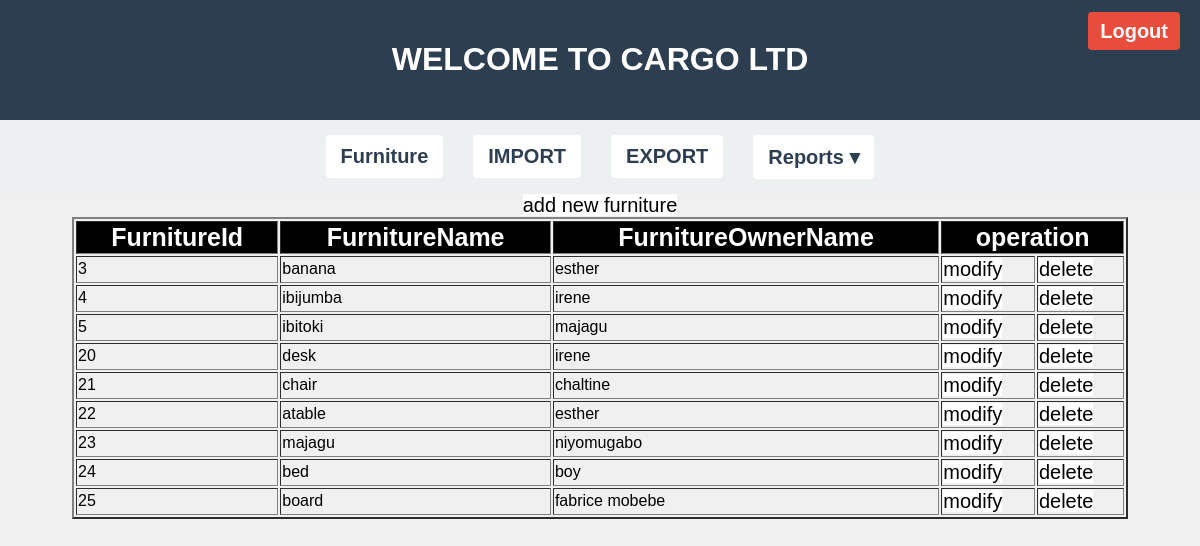
/furniture_select.php, run on the app's committed database.
### tables this page shows
CREATE TABLE `furniture` (
  `FurnitureId` int(100) NOT NULL,
  `FurnitureName` varchar(100) NOT NULL,
  `FurnitureOwnerName` varchar(100) NOT NULL
);

### furniture_select.php (the view, shortened to what this page needs)
<?php
include 'index.php';
?>
<!DOCTYPE html>
<html>
<head>
</head>
<body>
	<center>
<tbody>
	<a href="furniture.php" style="color: black; text-decoration:none;">add new furniture</a>
	<table border="2" style="width:66em">
		<tr>
			<th>FurnitureId</th>
			<th>FurnitureName</th>
			<th>FurnitureOwnerName</th>
			<th colspan="2">operation</th>
		</tr>
		<?php
      include 'connection.php';
		$select="SELECT * FROM furniture";
		$query=mysqli_query($con,$select);
		while($fetch=mysqli_fetch_array($query)){
			echo "<tr>";
			echo "<td>" . $fetch['FurnitureId'] . "</td>";
			echo "<td>" . $fetch['FurnitureName'] . "</td>";
			echo "<td>" . $fetch['FurnitureOwnerName'] . "</td>";
			echo "<td><a href='update_furniture.php?FurnitureId=".$fetch['FurnitureId']. "'>modify</a></td>";
			echo "<td><a href='delete_furniture.php?Remove=".$fetch['FurnitureId']. "'>delete</a></td>";
			echo "</tr>";
}
		?>
	</table>
</tbody>
</center>
</body>
</html>

### index.php (shortened to what this page needs)
<!DOCTYPE html>
<html lang="en">
<head>
</head>
<body>
	<div class="container">
		<header class="header">
			<h1>WELCOME TO CARGO LTD</h1>
			<div class="logout">
				<a href="login.php">Logout</a>
			</div>
		</header>
		<nav>
			<ul class="nav">
				<li><a href="Furniture.php">Furniture</a></li>
				<li><a href="import.php">IMPORT</a></li>
				<li><a href="export.php">EXPORT</a></li>
				<li>
					<a href="#">Reports ▾</a>
				</li>
			</ul>
		</nav>
	</div>
</body>
</html>

### index.php (style rules this page uses)
body { margin: 0; font-family: Arial, sans-serif; background-color: #f0f0f0; }
.container { width:100%; background-color: #fff; }
.header { background-color: #2c3e50; color: white; padding: 20px; text-align: center; position: relative; }
.logout { position: absolute; top: 20px; right: 20px; }
.logout a { color: white; text-decoration: none; font-weight: bold; background-color: #e74c3c; padding: 8px 12px; border-radius: 4px; }
.nav { display: flex; justify-content: center; background-color: #ecf0f1; padding: 15px; gap: 30px; flex-wrap: wrap; list-style: none; margin: 0; }
.nav li { position: relative; }
.nav a { text-decoration: none; color: #2c3e50; font-weight: bold; padding: 10px 15px; border-radius: 4px; display: block; transition: background 0.3s, color 0.3s; }

### furniture_select.php (style rules this page uses)
th { color: white; background-color: black; font-size: 25px; }
a { text-decoration: none; font-size: 20px; background-color:white; color:black; }

### data on the page
furniture: FurnitureId "3", FurnitureName "banana", FurnitureOwnerName "esther"
furniture: FurnitureId "4", FurnitureName "ibijumba", FurnitureOwnerName "irene"
furniture: FurnitureId "5", FurnitureName "ibitoki", FurnitureOwnerName "majagu"
furniture: FurnitureId "20", FurnitureName "desk", FurnitureOwnerName "irene"
furniture: FurnitureId "21", FurnitureName "chair", FurnitureOwnerName "chaltine"
furniture: FurnitureId "22", FurnitureName "atable", FurnitureOwnerName "esther"
furniture: FurnitureId "23", FurnitureName "majagu", FurnitureOwnerName "niyomugabo"
furniture: FurnitureId "24", FurnitureName "bed", FurnitureOwnerName "boy"
furniture: FurnitureId "25", FurnitureName "board", FurnitureOwnerName "fabrice mobebe"
